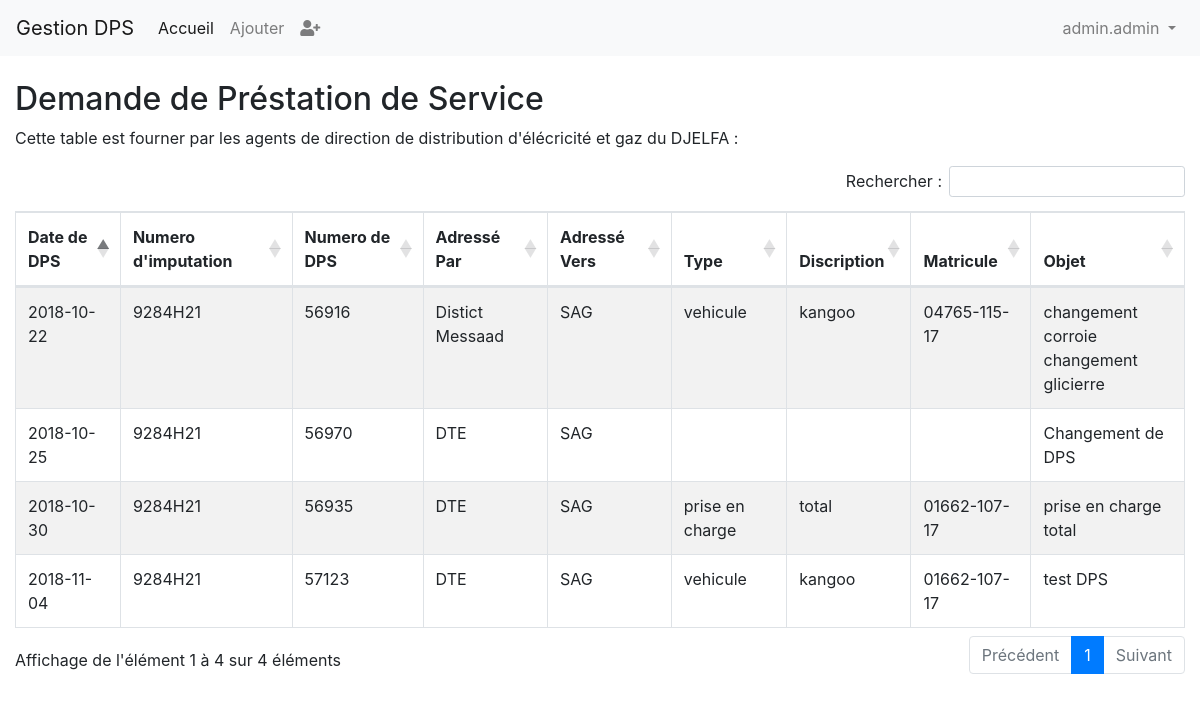
The page /dps_table.php (signed in) on the database its author committed.
### tables this page shows
CREATE TABLE `dps_table` (
  `id_dps` int(11) NOT NULL,
  `date_dps` date NOT NULL,
  `imputation` varchar(50) NOT NULL,
  `num_dps` int(11) NOT NULL,
  `dps_par` enum('DTE','District Djelfa','District Ain Oussera','District Hassi Bahbah','District EL Idrissia','Distict Messaad') NOT NULL,
  `dps_vers` enum('SAG','DTE','DD') NOT NULL,
  `type_dps` enum('vehicule','prise en charge') DEFAULT NULL,
  `nom_dps` enum('kangoo','partner','doblo','total','partial') DEFAULT NULL,
  `matricule` enum('04765-115-17','01662-107-17') DEFAULT NULL,
  `objet_dps` text NOT NULL,
  `id_user` int(11) NOT NULL
);

### dps_table.php (the view, shortened to what this page needs)
<?php include('config.php'); ?>
<!DOCTYPE html>
<html lang="en">
<head>
  <?php include('navbar.php');?>
    <br/>
<div class="container-fluid">
  <h2>Demande de Préstation de Service</h2>
  <p>Cette table est fourner par les agents de direction de distribution d'élécricité et gaz du DJELFA :</p>
  <table class="table table-striped table-bordered" id="info_tbl">
    <thead>
      <tr>
        <th>Date de DPS</th>
        <th>Numero d'imputation</th>
        <th>Numero de DPS</th>
        <th>Adressé Par</th>
        <th>Adressé Vers</th>
        <th>Type</th>
        <th>Discription</th>
        <th>Matricule</th>
        <th>Objet</th>
      </tr>
    </thead>
    <tbody>
      <?php
        $query ="SELECT * FROM dps_table ORDER BY id_dps";
        $result = mysqli_query($connect, $query);
                          while($row = mysqli_fetch_array($result))
                          {
                               echo '
                               <tr>
                                    <td>'.$row["date_dps"].'</td>
                                    <td>'.$row["imputation"].'</td>
                                    <td>'.$row["num_dps"].'</td>
                                    <td>'.$row["dps_par"].'</td>
                                    <td>'.$row["dps_vers"].'</td>
                                    <td>'.$row["type_dps"].'</td>
                                    <td>'.$row["nom_dps"].'</td>
                                    <td>'.$row["matricule"].'</td>
                                    <td>'.$row["objet_dps"].'</td>
                               </tr>
                               ';
                          }
                          ?>
    </tbody>
  </table>
</div>
</body>
</html>

### css/style.css (style rules this page uses)
html, body { width: 100%; }
table { margin: 0 auto; }

### rows shown on the page
dps_table: date_dps "2018-10-22", imputation "9284H21", num_dps "56916", dps_par "Distict Messaad", dps_vers "SAG", type_dps "vehicule", nom_dps "kangoo", matricule "04765-115-17", objet_dps "changement corroie changement glicierre"
dps_table: date_dps "2018-11-04", imputation "9284H21", num_dps "57123", dps_par "DTE", dps_vers "SAG", type_dps "vehicule", nom_dps "kangoo", matricule "01662-107-17", objet_dps "test DPS"
dps_table: date_dps "2018-10-30", imputation "9284H21", num_dps "56935", dps_par "DTE", dps_vers "SAG", type_dps "prise en charge", nom_dps "total", matricule "01662-107-17", objet_dps "prise en charge total"
dps_table: date_dps "2018-10-25", imputation "9284H21", num_dps "56970", dps_par "DTE", dps_vers "SAG", objet_dps "Changement de DPS"

### other values the page prints
$_SESSION['nom_user'] "admin.admin"
